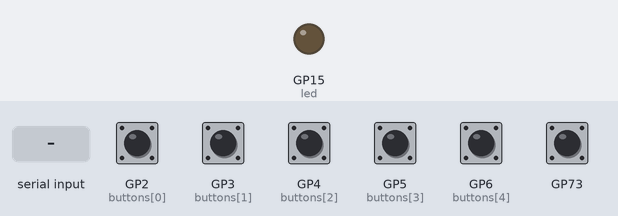
This program was run on a simulated Raspberry Pi Pico running MicroPython. Parts: output pins drawn as LEDs (lit = HIGH). The test bench sets the inputs (shaded band); at power-on: GP2 (buttons[0]), GP3 (buttons[1]), GP4 (buttons[2]), GP5 (buttons[3]), GP6 (buttons[4]) HIGH.

Above: at 1.2 s.
1.3 s: "L1" typed at the serial console, then Enter
At 2.0 s:
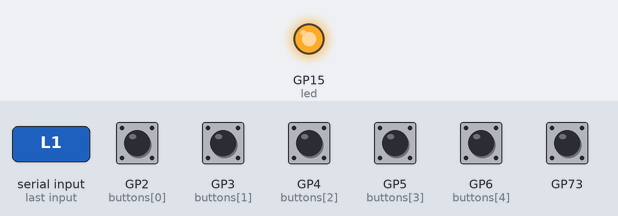
4.4 s: "L0" typed at the serial console, then Enter
At 5.7 s:
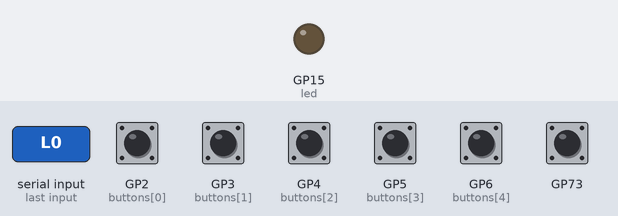
Timing chart, 0 to 7.4 s (numbered marks = the images above; inputs shaded):
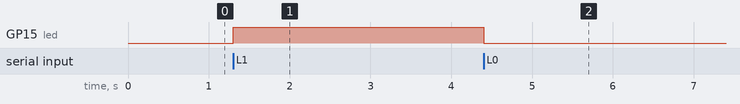

Measured:
- after the input at 1.3 s, GP15 (led): LOW → HIGH at once
- after the input at 4.4 s, GP15 (led): HIGH → LOW at once

The program:

main.py
```python
"""prompts-to-speech controller firmware (Raspberry Pi Pico, MicroPython)

Reads 5 push-buttons and reports each press to the host over USB serial as a single
newline-terminated line "B<id>", e.g. "B3\\n". The host ignores anything that does not
match that pattern, so MicroPython's boot banner and any stray output are harmless.

An external LED on GP15 is driven by the host, not by the press: the host blinks it
during its "thinking" pause by sending "L1\\n"/"L0\\n" (LED on/off), which this firmware
reads without blocking the button scan.

The onboard BOOTSEL button is also read and reported as "B0", which the host turns
into a random answer drawn from every button's prompts. No wiring is needed for it.

Button to ID mapping (GP2..GP6 -> 1..5, onboard BOOTSEL -> 0):
    GP2 -> B1
    GP3 -> B2
    GP4 -> B3
    GP5 -> B4
    GP6 -> B5
    BOOTSEL -> B0

Wiring: connect each button between its GPIO pin and GND. The internal pull-ups are
enabled, so the pin reads 1 (high) when released and 0 (low) when pressed. No external
resistors are needed.

LED: GP15 -> resistor (~220-330 ohm) -> LED anode, LED cathode -> GND. The pin is
driven high to light it ("L1"), low to turn it off ("L0").

Install: flash MicroPython to the Pico, then copy this file to the board as main.py
(for example with Thonny or `mpremote cp main.py :main.py`). It runs automatically on
power-up.
"""

from machine import Pin
import rp2
import sys
import uselect
import utime

# GP2..GP6 in order, so index i maps to button ID i + 1.
BUTTON_PINS = (2, 3, 4, 5, 6)

# How long a reading must hold steady before it counts, to reject contact bounce.
DEBOUNCE_MS = 20

# With pull-ups: 1 = released, 0 = pressed.
RELEASED = 1
PRESSED = 0

buttons = [Pin(gp, Pin.IN, Pin.PULL_UP) for gp in BUTTON_PINS]

# Per-button debounce state.
stable = [RELEASED] * len(buttons)        # last debounced (accepted) value
last_reading = [RELEASED] * len(buttons)  # last raw value seen
last_change = [utime.ticks_ms()] * len(buttons)

# Onboard BOOTSEL button, read via rp2.bootsel_button() -> reports as "B0". Unlike the
# wired buttons it reads 1 when pressed and 0 when released, so it gets its own state.
BOOTSEL_PRESSED = 1
BOOTSEL_RELEASED = 0
bootsel_stable = BOOTSEL_RELEASED
bootsel_last = BOOTSEL_RELEASED
bootsel_change = utime.ticks_ms()

# External "thinking" LED on GP15, driven by the host over serial (see poll_host).
# Wired active-high to GND, so led.on() lights it.
LED_PIN = 15
led = Pin(LED_PIN, Pin.OUT)
led.off()

# Non-blocking reader for host -> controller LED commands on stdin (USB serial).
poll = uselect.poll()
poll.register(sys.stdin, uselect.POLLIN)
rx_buf = ""


def poll_host():
    """Apply any pending LED commands from the host without blocking the scan.

    Reads one character at a time only while data is waiting, accumulating a line.
    "L1" turns the LED on, "L0" off; anything else is ignored.
    """
    global rx_buf
    while poll.poll(0):
        ch = sys.stdin.read(1)
        if ch in ("\n", "\r"):
            cmd, rx_buf = rx_buf, ""
            if cmd == "L1":
                led.on()
            elif cmd == "L0":
                led.off()
        else:
            rx_buf += ch
            if len(rx_buf) > 8:  # guard against an unterminated flood
                rx_buf = ""


while True:
    poll_host()
    now = utime.ticks_ms()
    for i, btn in enumerate(buttons):
        reading = btn.value()

        # Reset the debounce timer whenever the raw reading changes.
        if reading != last_reading[i]:
            last_reading[i] = reading
            last_change[i] = now
        # Accept the reading once it has been stable long enough.
        elif utime.ticks_diff(now, last_change[i]) >= DEBOUNCE_MS:
            if reading != stable[i]:
                stable[i] = reading
                # Fire only on the press edge, not the release. The LED is left to
                # the host, which blinks it during its thinking pause.
                if reading == PRESSED:
                    print("B{}".format(i + 1))

    # Same debounce, separately, for the onboard BOOTSEL button -> "B0".
    bootsel_reading = rp2.bootsel_button()
    if bootsel_reading != bootsel_last:
        bootsel_last = bootsel_reading
        bootsel_change = now
    elif utime.ticks_diff(now, bootsel_change) >= DEBOUNCE_MS:
        if bootsel_reading != bootsel_stable:
            bootsel_stable = bootsel_reading
            if bootsel_reading == BOOTSEL_PRESSED:
                print("B0")

    utime.sleep_ms(5)
```
